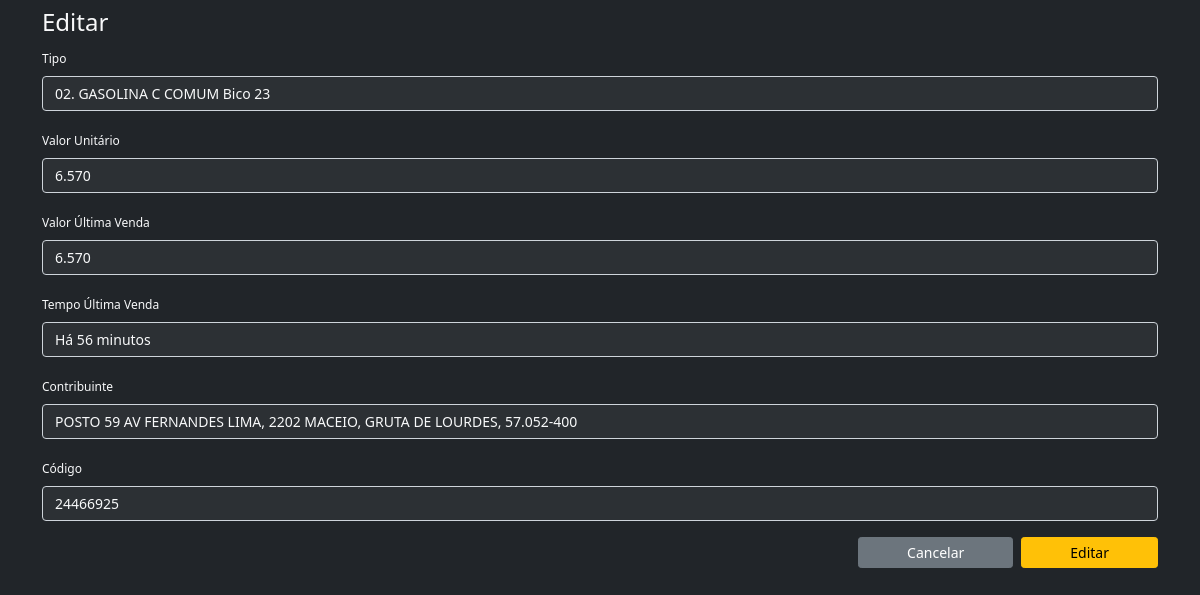
Screenshot of /edit/92/?previous_link=/ with the database file from the repository.
### gasolina_comum/models.py (models this page shows, shortened)
class GasolinaComum(models.Model):
    tipo = models.CharField(max_length=100)
    valor_unitario = models.DecimalField(max_digits=5, decimal_places=3)
    valor_ultima_venda = models.DecimalField(max_digits=5, decimal_places=3)
    tempo_ultima_venda = models.CharField(max_length=50)
    contribuinte = models.CharField(max_length=200)
    codigo = models.PositiveIntegerField()
    raspagem = models.BooleanField(default=False)
    class Meta:
        verbose_name_plural = 'Gasolina Comum'

### gasolina_comum/views.py (the view)
# urls.py: path('edit/<int:pk>/', views.edit, name='edit'),
def edit(request, pk):
    previous_link = request.GET.get('previous_link', '/')
    item = get_object_or_404(models.GasolinaComum, pk=pk)
    if request.method == 'GET':
        edit_form = forms.GasolinaComumForm(instance=item)
        context = {
            'edit_form': edit_form,
            'previous_link_value': previous_link,
        }
        return render(request, 'gasolina_comum/edit.html', context)
    elif request.method == 'POST':
        edit_form = forms.GasolinaComumForm(request.POST, instance=item)
        if edit_form.is_valid():
            edit_form.save()
        return redirect(previous_link)

### gasolina_comum/forms.py
class GasolinaComumForm(forms.ModelForm):
    class Meta:
        model = models.GasolinaComum
        exclude = ('raspagem',)
        widgets = {
            'tipo': forms.TextInput(attrs={'type': 'text', 'class': 'form-control text-light font-size-md custom-input', 'id': 'tipo-input'}),
            'valor_unitario': forms.TextInput(attrs={'type': 'number', 'class': 'form-control text-light font-size-md custom-input', 'id': 'valor-unitario-input', 'step': '0.001'}),
            'valor_ultima_venda': forms.TextInput(attrs={'type': 'number', 'class': 'form-control text-light font-size-md custom-input', 'id': 'valor-ultima-venda-input', 'step': '0.001'}),
            'tempo_ultima_venda': forms.TextInput(attrs={'type': 'text', 'class': 'form-control text-light font-size-md custom-input', 'id': 'tempo-ultima-venda-input'}),
            'contribuinte': forms.TextInput(attrs={'type': 'text', 'class': 'form-control text-light font-size-md custom-input', 'id': 'contribuinte-input'}),
            'codigo': forms.TextInput(attrs={'type': 'number', 'class': 'form-control text-light font-size-md custom-input', 'id': 'codigo-input'}),
        }

### gasolina_comum/templates/gasolina_comum/edit.html (shortened to what this page needs)
{% extends 'gasolina_comum/base.html' %}
{% block content %}
<section>
    <div class="container d-flex justify-content-between aling-items-center mt-2">
        <h4 class="text-light">Editar</h4>
    </div>
</section>
<section>
    <div class="container">
        <form method="POST">
            <div class="mb-3">
                <label for="tipo-input" class="form-label text-light font-size-sm">Tipo</label>
                {{ edit_form.tipo }}
            </div>
            <div class="mb-3">
                <label for="valor-unitario-input" class="form-label text-light font-size-sm">Valor Unitário</label>
                {{ edit_form.valor_unitario }}
            </div>
            <div class="mb-3">
                <label for="valor-ultima-venda-input" class="form-label text-light font-size-sm">Valor Última Venda</label>
                {{ edit_form.valor_ultima_venda }}
            </div>
            <div class="mb-3">
                <label for="tempo-ultima-venda-input" class="form-label text-light font-size-sm">Tempo Última Venda</label>
                {{ edit_form.tempo_ultima_venda }}
            </div>
            <div class="mb-3">
                <label for="contribuinte-input" class="form-label text-light font-size-sm">Contribuinte</label>
                {{ edit_form.contribuinte }}
            </div>
            <div class="mb-3">
                <label for="codigo-input" class="form-label text-light font-size-sm">Código</label>
                {{ edit_form.codigo }}
            </div>
            <div class="d-flex justify-content-end align-items-center">
                <a href="{{ previous_link_value }}">
                    <button type="button" class="btn btn-secondary btn-sm px-5 me-2 shadow-none">Cancelar</button>
                </a>
                <button type="submit" class="btn btn-warning btn-sm px-5 shadow-none">Editar</button>
            </div>
        </form>
    </div>
</section>
{% endblock %}

### gasolina_comum/static/gasolina_comum/css/styles.css (style rules this page uses)
.font-size-sm { font-size: 12px; }
.font-size-md { font-size: 14px; }
.custom-input { background-color: rgb(44, 48, 52); }

### rows the page displays
GasolinaComum: tipo "02. GASOLINA C COMUM Bico 23", valor_unitario "6.570", valor_ultima_venda "6.570", tempo_ultima_venda "Há 56 minutos", contribuinte "POSTO 59 AV FERNANDES LIMA, 2202 MACEIO, GRUTA DE LOURDES, 57.052-400", codigo "24466925"
